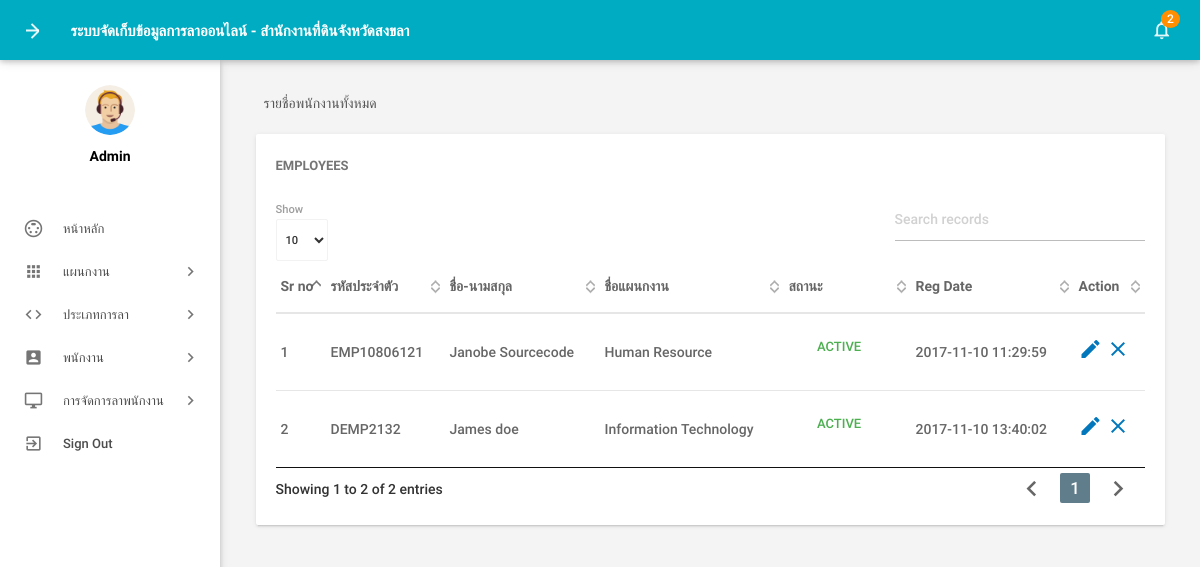
The app's page /admin/manageemployee.php (signed in), older data.
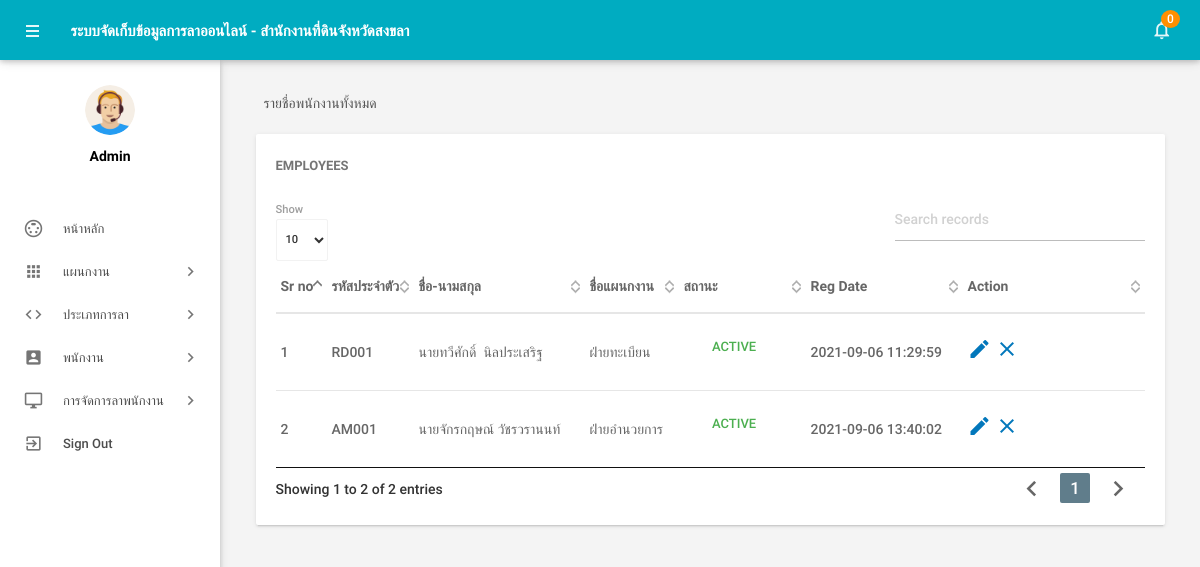
The same page, newer data.
### tables this page shows
CREATE TABLE IF NOT EXISTS tblemployees(
 `id` int(11) NOT NULL,
  `EmpId` varchar(100) NOT NULL,
  `FirstName` varchar(150) NOT NULL,
  `LastName` varchar(150) NOT NULL,
  `EmailId` varchar(200) NOT NULL,
  `Password` varchar(180) NOT NULL,
  `Gender` varchar(100) NOT NULL,
  `Dob` varchar(100) NOT NULL,
  `Department` varchar(255) NOT NULL,
  `Address` varchar(255) NOT NULL,
  `City` varchar(200) NOT NULL,
  `Country` varchar(150) NOT NULL,
  `Phonenumber` char(11) NOT NULL,
  `Status` int(1) NOT NULL,
  `RegDate` timestamp NOT NULL DEFAULT CURRENT_TIMESTAMP
)CHARACTER SET utf8;

### admin/manageemployee.php (the view, shortened to what the changed rows need)
<?php
include('includes/config.php');
if(strlen($_SESSION['alogin'])==0)
    {
header('location:index.php');
}
else{
 ?>
<!DOCTYPE html>
<html lang="en">
    <head>
        <link type="text/css" rel="stylesheet" href="../assets/plugins/materialize/css/materialize.min.css"/>
        <link href="../assets/plugins/material-preloader/css/materialPreloader.min.css" rel="stylesheet">
        <link href="../assets/plugins/datatables/css/jquery.dataTables.min.css" rel="stylesheet">
        <link href="../assets/css/alpha.min.css" rel="stylesheet" type="text/css"/>
        <link href="../assets/css/custom.css" rel="stylesheet" type="text/css"/>
    </head>
    <body>
       <?php include('includes/header.php');?>
       <?php include('includes/sidebar.php');?>
            <main class="mn-inner">
                <div class="row">
                    <div class="col s12">
                        <div class="page-title">รายชื่อพนักงานทั้งหมด</div>
                    </div>
                    <div class="col s12 m12 l12">
                        <div class="card">
                            <div class="card-content">
                                <span class="card-title">Employees</span>
                                <table id="example" class="display responsive-table ">
                                    <thead>
                                        <tr>
                                            <th>Sr no</th>
                                            <th>รหัสประจำตัว</th>
                                            <th>ชื่อ-นามสกุล</th>
                                            <th>ชื่อแผนกงาน</th>
                                             <th>สถานะ</th>
                                             <th>Reg Date</th>
                                            <th>Action</th>
                                        </tr>
                                    </thead>
                                    <tbody>
<?php $sql = "SELECT EmpId,FirstName,LastName,Department,Status,RegDate,id from  tblemployees";
$query = $dbh -> prepare($sql);
$query->execute();
$results=$query->fetchAll(PDO::FETCH_OBJ);
$cnt=1;
if($query->rowCount() > 0)
{
foreach($results as $result)
{               ?>
                                        <tr>
                                            <td> <?php echo htmlentities($cnt);?></td>
                                            <td><?php echo htmlentities($result->EmpId);?></td>
                                            <td><?php echo htmlentities($result->FirstName);?>&nbsp;<?php echo htmlentities($result->LastName);?></td>
                                            <td><?php echo htmlentities($result->Department);?></td>
                                             <td><?php $stats=$result->Status;
if($stats){
                                             ?>
                                                 <a class="waves-effect waves-green btn-flat m-b-xs">Active</a>
                                                 <?php } else { ?>
                                                 <a class="waves-effect waves-red btn-flat m-b-xs">Inactive</a>
                                                 <?php } ?>
                                             </td>
                                              <td><?php echo htmlentities($result->RegDate);?></td>
                                            <td><a href="editemployee.php?empid=<?php echo htmlentities($result->id);?>"><i class="material-icons">mode_edit</i></a>
                                        <?php if($result->Status==1)
 {?>
<a href="manageemployee.php?inid=<?php echo htmlentities($result->id);?>" onclick="return confirm('Are you sure you want to inactive this Employe?');"" > <i class="material-icons" title="Inactive">clear</i>
<?php } else {?>
                                            <a href="manageemployee.php?id=<?php echo htmlentities($result->id);?>" onclick="return confirm('Are you sure you want to active this employee?');""><i class="material-icons" title="Active">done</i>
                                            <?php } ?> </td>
                                        </tr>
                                         <?php $cnt++;} }?>
                                    </tbody>
                                </table>
                            </div>
                        </div>
                    </div>
                </div>
            </main>
        </div>
        <div class="left-sidebar-hover"></div>
    </body>
</html>
<?php } ?>

### admin/includes/header.php (shortened to what the changed rows need)
        <div class="mn-content fixed-sidebar">
            <header class="mn-header navbar-fixed">
                <nav class="cyan darken-1">
                    <div class="nav-wrapper row">
                        <section class="material-design-hamburger navigation-toggle">
                            <a href="#" data-activates="slide-out" class="button-collapse show-on-large material-design-hamburger__icon">
                                <span class="material-design-hamburger__layer"></span>
                            </a>
                        </section>
                        <div class="header-title col s5">
                            <span class="chapter-title">ระบบจัดเก็บข้อมูลการลาออนไลน์ - สำนักงานที่ดินจังหวัดสงขลา</span>
                        </div>
                        <ul class="right col s9 m3 nav-right-menu">
                            <li class="hide-on-small-and-down"><a href="javascript:void(0)" data-activates="dropdown1" class="dropdown-button dropdown-right show-on-large"><i class="material-icons">notifications_none</i>
<?php
$isread=0;
$sql = "SELECT id from tblleaves where IsRead=:isread";
$query = $dbh -> prepare($sql);
$query->bindParam(':isread',$isread,PDO::PARAM_STR);
$query->execute();
$unreadcount=$query->rowCount();?>
                                <span class="badge"><?php echo htmlentities($unreadcount);?></span></a></li>
                        </ul>
                    </div>
                </nav>
            </header>

Row changes from the older to the newer data that the page shows:
changed tblemployees: EmpId "EMP10806121" → "RD001"; FirstName "Janobe" → "นายทวีศักดิ์"; LastName "Sourcecode" → "นิลประเสริฐ"; Department "Human Resource" → "ฝ่ายทะเบียน"; RegDate "2017-11-10 11:29:59" → "2021-09-06 11:29:59"
changed tblemployees: EmpId "DEMP2132" → "AM001"; FirstName "James" → "นายจักรกฤษณ์"; LastName "doe" → "วัชรวรานนท์"; Department "Information Technology" → "ฝ่ายอำนวยการ"; RegDate "2017-11-10 13:40:02" → "2021-09-06 13:40:02"
Text that changed along with them:
$unreadcount: "2" → "0"
